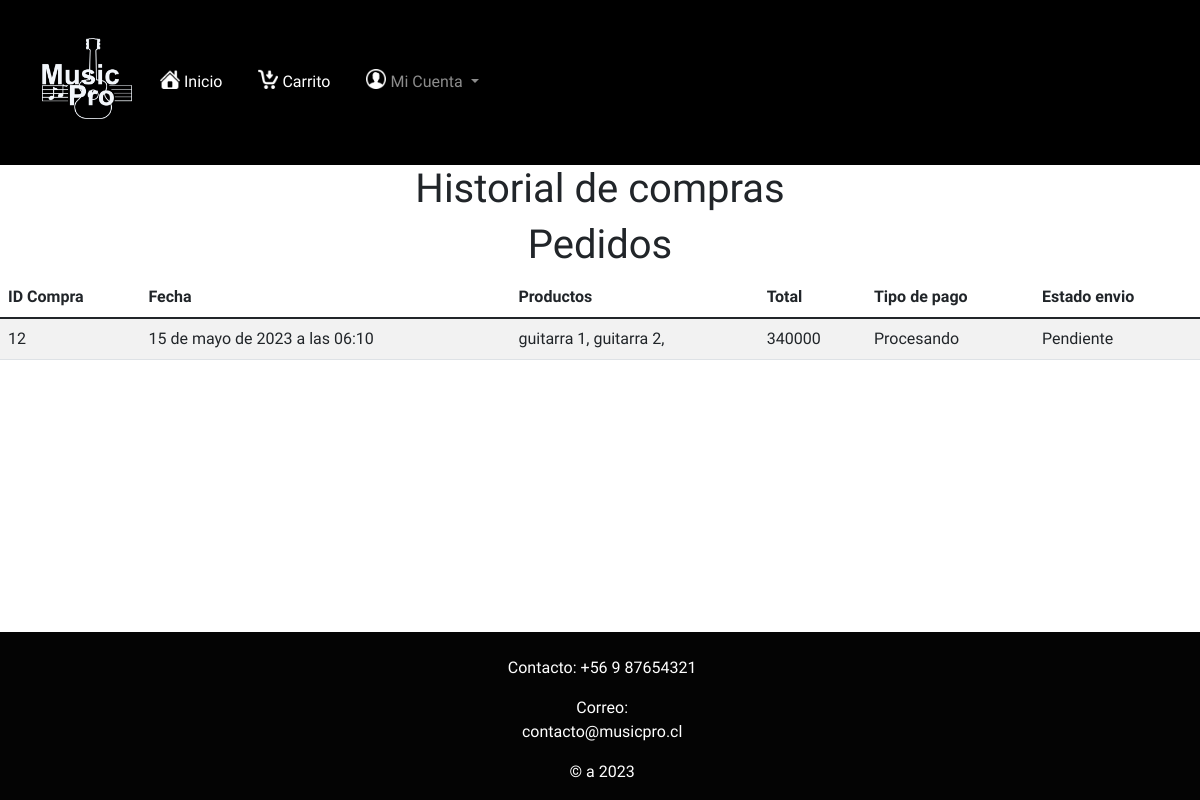
Page /historial (signed in) on the committed database.
### core/models.py (models this page shows, shortened)
class Historial(models.Model):
    fecha = models.DateTimeField(auto_now_add=True)
    total = models.IntegerField(default=0)
    estadoPago = models.BooleanField(default=False)
    estadoEnvio = models.BooleanField(default=False)
    OPCION_1 = 'Transferencia'
    OPCION_2 = 'Transbank'
    OPCIONES_TIPO_PAGO = [
        (True, OPCION_1),
        (False, OPCION_2),
    ]
    tipoPago = models.BooleanField(choices=OPCIONES_TIPO_PAGO, default=False)
    TIPO_1 = 'Logueado'
    TIPO_2 = 'Invitado'
    OPCIONES_TIPO_USUARIO = [
        (True, TIPO_1),
        (False, TIPO_2),
    ]
    tipoUsuario = models.BooleanField(choices=OPCIONES_TIPO_USUARIO, null=False,  default=False)
    email = models.EmailField(null=False, default='')

class Producto(models.Model):
    nombre = models.CharField(max_length=40)
    precio = models.IntegerField(default=0)
    stock = models.IntegerField(default=0)
    imagen =models.ImageField(upload_to='media/')
    descripcion = models.CharField(max_length=500, default='')
    idTipoProducto = models.ForeignKey(TipoProducto, on_delete=models.SET_NULL, null=True)

### core/views.py (the view)
# urls.py: path('historial', historial, name="historial"),
def historial(request):
    contexto = {
        'compras' : Historial.objects.filter(email = request.session['email']).order_by('-fecha'),
        'detalle' : DetalleCompra.objects.all(),
        'producto' : Producto.objects.all()
    }
    return render(request, 'core/historial.html', contexto)

### core/context_processor.py (called while the page is built)
def total_carrito(request):
    total = 0
    if 'carrito' in request.session:
        for key, value in request.session["carrito"].items():
            total += int(value["acumulado"])
    return {"total_carrito":total}

### core/templates/core/historial.html (shortened to what this page needs)
{% extends "core/layout.html" %}
{% load static %}
{% block head %}
<link rel="stylesheet" href="{% static 'core/css/pago.css' %}">
{% endblock %}
{% block content %}
<h1>Historial de compras</h1>
<table class="table table-striped">
    <thead>
        <h1>Pedidos</h1>
        <tr>
            <th>ID Compra</th>
            <th>Fecha</th>
            <th>Productos</th>
            <th>Total</th>
            <th>Tipo de pago</th>
            <th>Estado envio</th>
        </tr>
    </thead>
    <tbody>
        {% for compra in compras %}
        <tr>
            <td>{{ compra.id }}</td>
            <td>{{ compra.fecha }}</td>
            <td>
                {% for d in detalle %}
                {% if compra.id == d.idHistorial %}
                {% for p in producto %}
                {% if d.idProducto == p.id %}
                {{ p.nombre }},
                {% endif %}
                {% endfor %}
                {% endif %}
                {% endfor %}
            </td>
            <td>{{ compra.total }}</td>
            <td>{% if compra.estadoPago %}
                Aprobado
                {% else %}
                Procesando
                {% endif %}
            </td>
            <td>{% if compra.estadoEnvio %}
                Aprobado
                {% else %}
                Pendiente
                {% endif %}
            </td>
        </tr>
        {% empty %}
        <tr>
            <td colspan="5">No se encontraron compras.</td>
        </tr>
        {% endfor %}
    </tbody>
</table>
{% endblock %}

### core/static/core/css/stylelayout.css (style rules this page uses)
body { background-image: url("https://i.pinimg.com/564x/20/8b/9b/208b9ba35cebefbba9f945fb69f021ce.jpg"); background-repeat: no-repeat; background-position: center center; background-size: cover; background-attachment: fixed; }
* { padding: 0; margin: 0; font-family: 'Chakra Petch', sans-serif; }
body { background-color: #ffffff; background-color: #ffffff; }

### core/static/core/css/pago.css (style rules this page uses)
* { margin:0; padding: 0; }

### rows in the picture
Historial: id "12", fecha "15 de mayo de 2023 a las 06:10", total "340000", estadoPago "Procesando", estadoEnvio "Pendiente"
Producto: nombre "guitarra 1"
Producto: nombre "guitarra 2"
